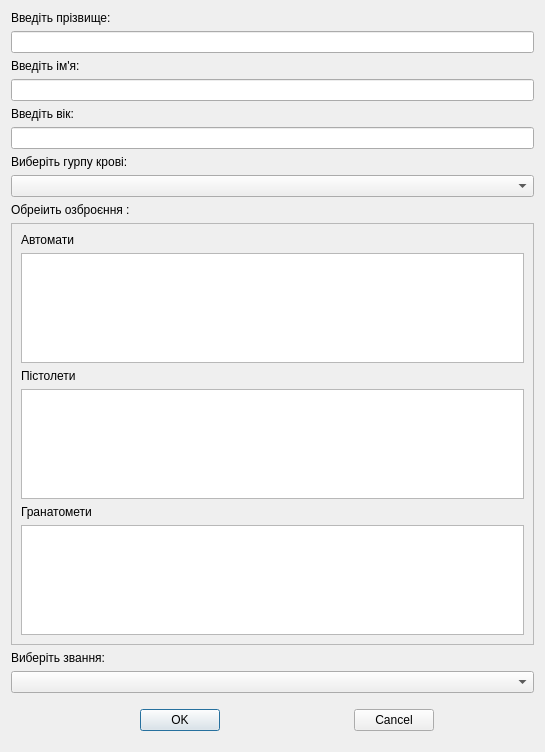
<?xml version="1.0" encoding="UTF-8"?>
<ui version="4.0">
 <class>AddNewMilitaryDialog</class>
 <widget class="QDialog" name="AddNewMilitaryDialog">
  <property name="geometry">
   <rect>
    <x>0</x>
    <y>0</y>
    <width>545</width>
    <height>752</height>
   </rect>
  </property>
  <property name="windowTitle">
   <string>Додавання Бійця</string>
  </property>
  <layout class="QVBoxLayout" name="verticalLayout">
   <item>
    <widget class="QLabel" name="lbEnterSurname">
     <property name="locale">
      <locale language="Ukrainian" country="Ukraine"/>
     </property>
     <property name="text">
      <string>Введіть прізвище: </string>
     </property>
    </widget>
   </item>
   <item>
    <widget class="QLineEdit" name="leSurname"/>
   </item>
   <item>
    <widget class="QLabel" name="lbEnterName">
     <property name="text">
      <string>Введіть ім'я:</string>
     </property>
    </widget>
   </item>
   <item>
    <widget class="QLineEdit" name="leName"/>
   </item>
   <item>
    <widget class="QLabel" name="lbEnterAge">
     <property name="text">
      <string>Введіть вік:</string>
     </property>
    </widget>
   </item>
   <item>
    <widget class="QLineEdit" name="leAge"/>
   </item>
   <item>
    <widget class="QLabel" name="lEnterBloodType">
     <property name="text">
      <string>Виберіть гурпу крові:</string>
     </property>
    </widget>
   </item>
   <item>
    <widget class="QComboBox" name="cbBloodType"/>
   </item>
   <item>
    <widget class="QLabel" name="lEnterAmmunition">
     <property name="text">
      <string>Обреіить озброєння :</string>
     </property>
    </widget>
   </item>
   <item>
    <widget class="QScrollArea" name="saAmmuliton">
     <property name="minimumSize">
      <size>
       <width>0</width>
       <height>300</height>
      </size>
     </property>
     <property name="widgetResizable">
      <bool>true</bool>
     </property>
     <widget class="QWidget" name="scrollAreaWidgetContents">
      <property name="geometry">
       <rect>
        <x>0</x>
        <y>0</y>
        <width>511</width>
        <height>402</height>
       </rect>
      </property>
      <layout class="QVBoxLayout" name="verticalLayout_2">
       <item>
        <widget class="QLabel" name="lAutomatic">
         <property name="text">
          <string>Автомати</string>
         </property>
        </widget>
       </item>
       <item>
        <widget class="QListWidget" name="lwAutomatic">
         <property name="minimumSize">
          <size>
           <width>0</width>
           <height>100</height>
          </size>
         </property>
        </widget>
       </item>
       <item>
        <widget class="QLabel" name="lPistols">
         <property name="text">
          <string>Пістолети </string>
         </property>
        </widget>
       </item>
       <item>
        <widget class="QListWidget" name="lwPistols">
         <property name="minimumSize">
          <size>
           <width>0</width>
           <height>100</height>
          </size>
         </property>
        </widget>
       </item>
       <item>
        <widget class="QLabel" name="lGrenadeLaunchers">
         <property name="text">
          <string>Гранатомети</string>
         </property>
        </widget>
       </item>
       <item>
        <widget class="QListWidget" name="lwGrenadeLaunchers">
         <property name="minimumSize">
          <size>
           <width>0</width>
           <height>100</height>
          </size>
         </property>
        </widget>
       </item>
      </layout>
     </widget>
    </widget>
   </item>
   <item>
    <widget class="QLabel" name="label_2">
     <property name="text">
      <string>Виберіть звання:</string>
     </property>
    </widget>
   </item>
   <item>
    <widget class="QComboBox" name="cbRunk"/>
   </item>
   <item>
    <layout class="QHBoxLayout" name="horizontalLayout">
     <property name="topMargin">
      <number>10</number>
     </property>
     <property name="rightMargin">
      <number>100</number>
     </property>
     <property name="bottomMargin">
      <number>10</number>
     </property>
     <item>
      <widget class="QDialogButtonBox" name="bubOk">
       <property name="orientation">
        <enum>Qt::Horizontal</enum>
       </property>
       <property name="standardButtons">
        <set>QDialogButtonBox::Ok</set>
       </property>
       <property name="centerButtons">
        <bool>false</bool>
       </property>
      </widget>
     </item>
     <item>
      <widget class="QDialogButtonBox" name="bubCancel">
       <property name="standardButtons">
        <set>QDialogButtonBox::Cancel</set>
       </property>
      </widget>
     </item>
    </layout>
   </item>
  </layout>
 </widget>
 <resources/>
 <connections>
  <connection>
   <sender>bubOk</sender>
   <signal>accepted()</signal>
   <receiver>AddNewMilitaryDialog</receiver>
   <slot>accept()</slot>
   <hints>
    <hint type="sourcelabel">
     <x>248</x>
     <y>254</y>
    </hint>
    <hint type="destinationlabel">
     <x>157</x>
     <y>274</y>
    </hint>
   </hints>
  </connection>
  <connection>
   <sender>bubOk</sender>
   <signal>rejected()</signal>
   <receiver>AddNewMilitaryDialog</receiver>
   <slot>reject()</slot>
   <hints>
    <hint type="sourcelabel">
     <x>316</x>
     <y>260</y>
    </hint>
    <hint type="destinationlabel">
     <x>286</x>
     <y>274</y>
    </hint>
   </hints>
  </connection>
 </connections>
</ui>
